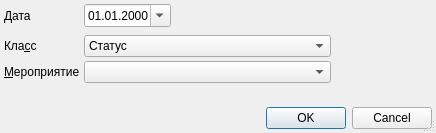
<?xml version="1.0" encoding="UTF-8"?>
<ui version="4.0">
 <class>ReportSurgeryPlanDay</class>
 <widget class="QDialog" name="ReportSurgeryPlanDay">
  <property name="windowModality">
   <enum>Qt::ApplicationModal</enum>
  </property>
  <property name="geometry">
   <rect>
    <x>0</x>
    <y>0</y>
    <width>436</width>
    <height>133</height>
   </rect>
  </property>
  <property name="windowTitle">
   <string>параметры отчёта</string>
  </property>
  <property name="sizeGripEnabled">
   <bool>true</bool>
  </property>
  <property name="modal">
   <bool>true</bool>
  </property>
  <layout class="QGridLayout" name="gridLayout">
   <property name="margin">
    <number>4</number>
   </property>
   <property name="spacing">
    <number>4</number>
   </property>
   <item row="0" column="3" colspan="5">
    <spacer>
     <property name="orientation">
      <enum>Qt::Horizontal</enum>
     </property>
     <property name="sizeHint" stdset="0">
      <size>
       <width>61</width>
       <height>20</height>
      </size>
     </property>
    </spacer>
   </item>
   <item row="5" column="6" colspan="2">
    <spacer name="spcActionTypeClass">
     <property name="orientation">
      <enum>Qt::Horizontal</enum>
     </property>
     <property name="sizeHint" stdset="0">
      <size>
       <width>31</width>
       <height>20</height>
      </size>
     </property>
    </spacer>
   </item>
   <item row="0" column="0">
    <widget class="QLabel" name="lblBegDate">
     <property name="text">
      <string>Дата </string>
     </property>
     <property name="buddy">
      <cstring>edtDate</cstring>
     </property>
    </widget>
   </item>
   <item row="4" column="1" colspan="4">
    <widget class="QFrame" name="frmAge">
     <property name="frameShape">
      <enum>QFrame::NoFrame</enum>
     </property>
     <property name="frameShadow">
      <enum>QFrame::Raised</enum>
     </property>
     <layout class="QHBoxLayout">
      <property name="spacing">
       <number>4</number>
      </property>
      <property name="margin">
       <number>0</number>
      </property>
     </layout>
    </widget>
   </item>
   <item row="0" column="1" colspan="2">
    <widget class="CDateEdit" name="edtDate">
     <property name="sizePolicy">
      <sizepolicy hsizetype="Maximum" vsizetype="Fixed">
       <horstretch>0</horstretch>
       <verstretch>0</verstretch>
      </sizepolicy>
     </property>
     <property name="displayFormat">
      <string>dd.MM.yyyy</string>
     </property>
     <property name="calendarPopup">
      <bool>true</bool>
     </property>
    </widget>
   </item>
   <item row="5" column="0">
    <widget class="QLabel" name="lblActionTypeClass">
     <property name="text">
      <string>Кла&amp;сс</string>
     </property>
     <property name="buddy">
      <cstring>cmbActionTypeClass</cstring>
     </property>
    </widget>
   </item>
   <item row="8" column="0" colspan="8">
    <widget class="QDialogButtonBox" name="buttonBox">
     <property name="orientation">
      <enum>Qt::Horizontal</enum>
     </property>
     <property name="standardButtons">
      <set>QDialogButtonBox::Cancel|QDialogButtonBox::Ok</set>
     </property>
    </widget>
   </item>
   <item row="7" column="0" colspan="8">
    <spacer>
     <property name="orientation">
      <enum>Qt::Vertical</enum>
     </property>
     <property name="sizeHint" stdset="0">
      <size>
       <width>428</width>
       <height>16</height>
      </size>
     </property>
    </spacer>
   </item>
   <item row="5" column="1" colspan="5">
    <widget class="QComboBox" name="cmbActionTypeClass">
     <item>
      <property name="text">
       <string>Статус</string>
      </property>
     </item>
     <item>
      <property name="text">
       <string>Диагностика</string>
      </property>
     </item>
     <item>
      <property name="text">
       <string>Лечение</string>
      </property>
     </item>
     <item>
      <property name="text">
       <string>Прочие мероприятия</string>
      </property>
     </item>
    </widget>
   </item>
   <item row="6" column="0">
    <widget class="QLabel" name="lblActionType">
     <property name="text">
      <string>&amp;Мероприятие</string>
     </property>
     <property name="buddy">
      <cstring>cmbActionType</cstring>
     </property>
    </widget>
   </item>
   <item row="6" column="1" colspan="5">
    <widget class="CActionTypeComboBoxEx" name="cmbActionType">
     <property name="sizeAdjustPolicy">
      <enum>QComboBox::AdjustToMinimumContentsLength</enum>
     </property>
    </widget>
   </item>
   <item row="6" column="6" colspan="2">
    <spacer name="spcActionType">
     <property name="orientation">
      <enum>Qt::Horizontal</enum>
     </property>
     <property name="sizeHint" stdset="0">
      <size>
       <width>81</width>
       <height>20</height>
      </size>
     </property>
    </spacer>
   </item>
  </layout>
 </widget>
 <customwidgets>
  <customwidget>
   <class>CDateEdit</class>
   <extends>QDateEdit</extends>
   <header>library/DateEdit.h</header>
  </customwidget>
  <customwidget>
   <class>CActionTypeComboBoxEx</class>
   <extends>QComboBox</extends>
   <header>Events/ActionTypeComboBoxEx.h</header>
  </customwidget>
 </customwidgets>
 <tabstops>
  <tabstop>edtDate</tabstop>
  <tabstop>cmbActionTypeClass</tabstop>
  <tabstop>cmbActionType</tabstop>
  <tabstop>buttonBox</tabstop>
 </tabstops>
 <resources/>
 <connections>
  <connection>
   <sender>buttonBox</sender>
   <signal>accepted()</signal>
   <receiver>ReportSurgeryPlanDay</receiver>
   <slot>accept()</slot>
   <hints>
    <hint type="sourcelabel">
     <x>124</x>
     <y>768</y>
    </hint>
    <hint type="destinationlabel">
     <x>70</x>
     <y>270</y>
    </hint>
   </hints>
  </connection>
  <connection>
   <sender>buttonBox</sender>
   <signal>rejected()</signal>
   <receiver>ReportSurgeryPlanDay</receiver>
   <slot>reject()</slot>
   <hints>
    <hint type="sourcelabel">
     <x>237</x>
     <y>768</y>
    </hint>
    <hint type="destinationlabel">
     <x>279</x>
     <y>272</y>
    </hint>
   </hints>
  </connection>
 </connections>
</ui>
